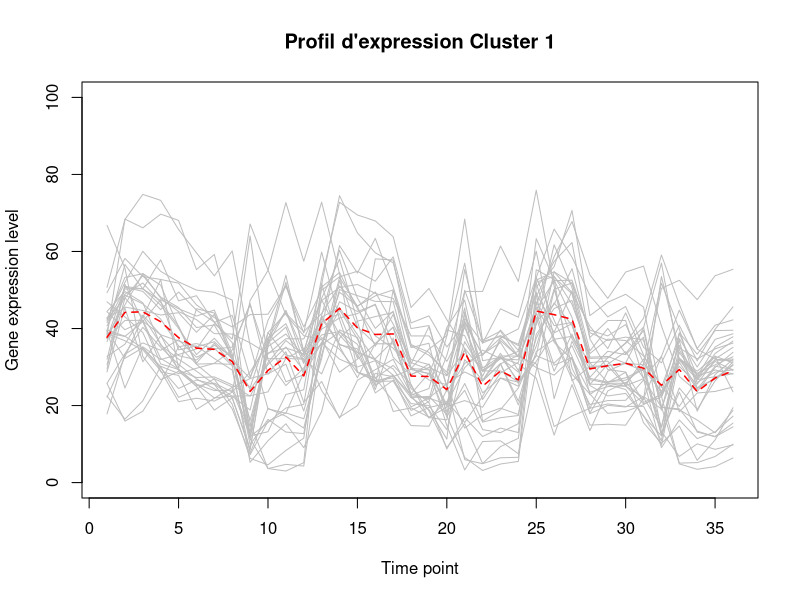
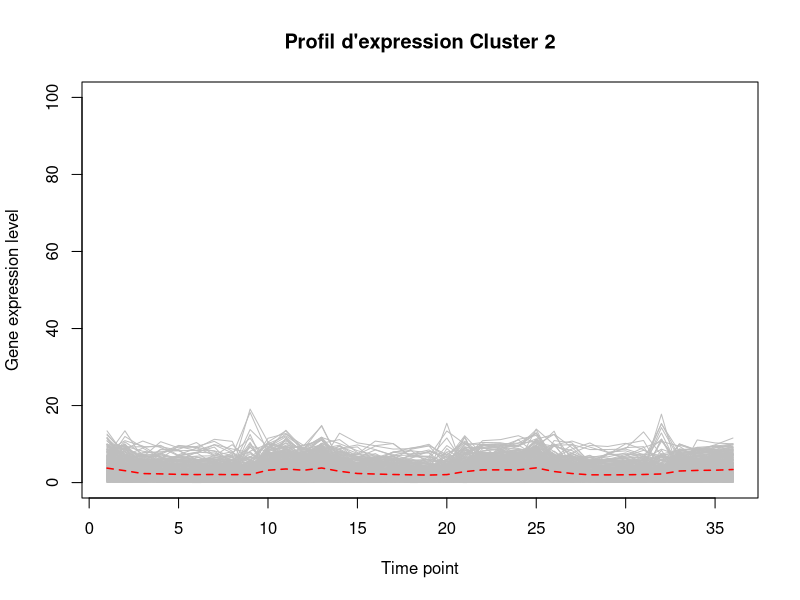
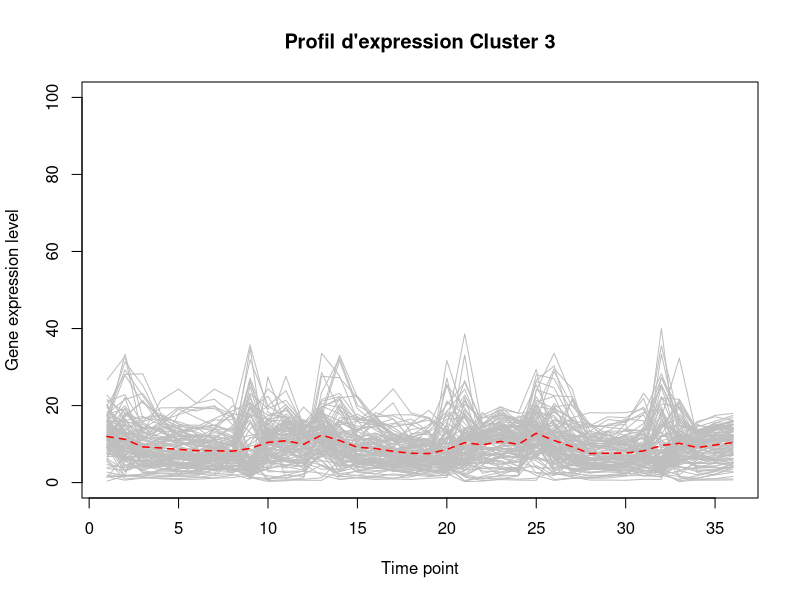
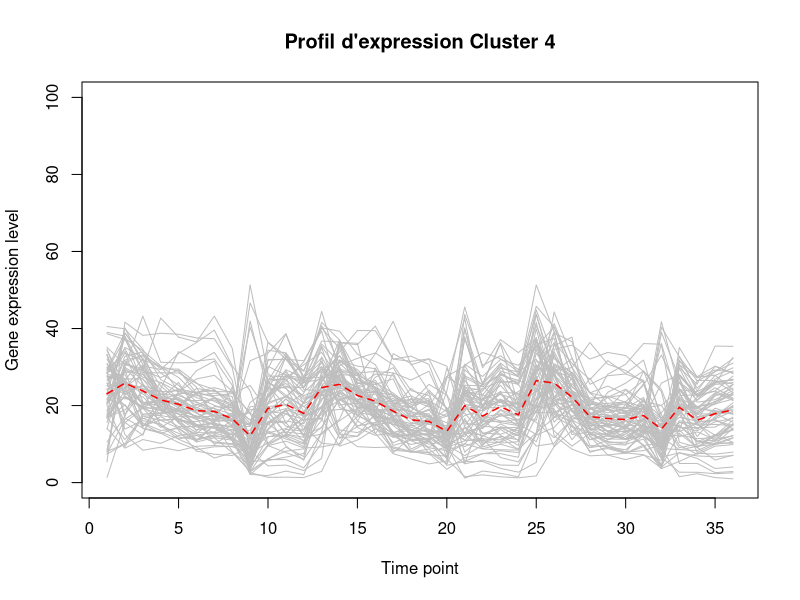
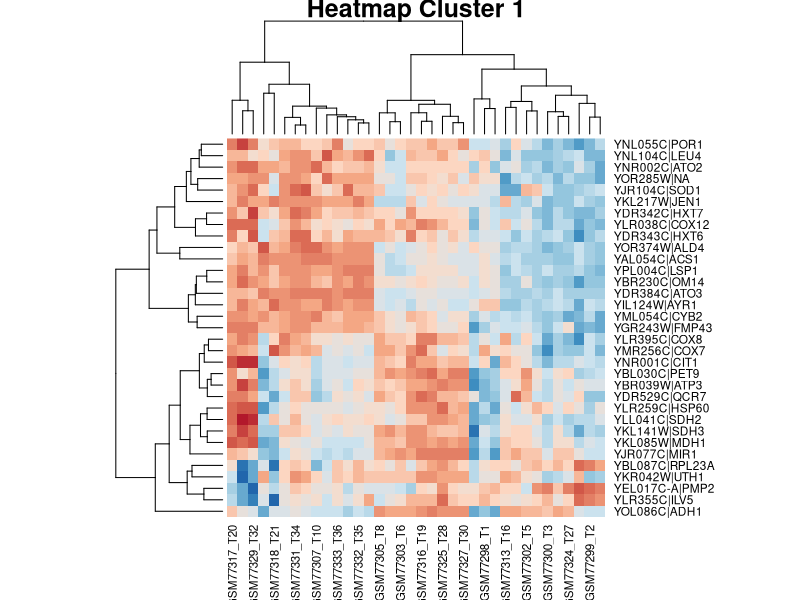
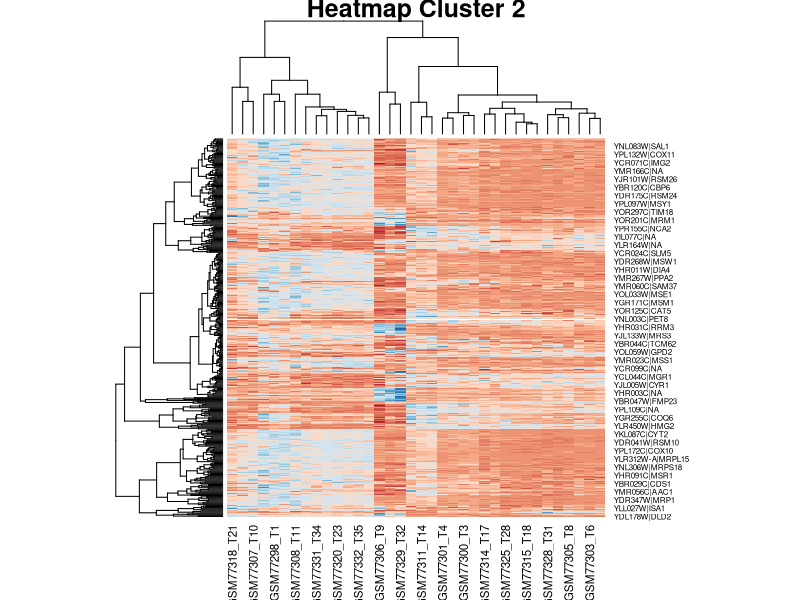
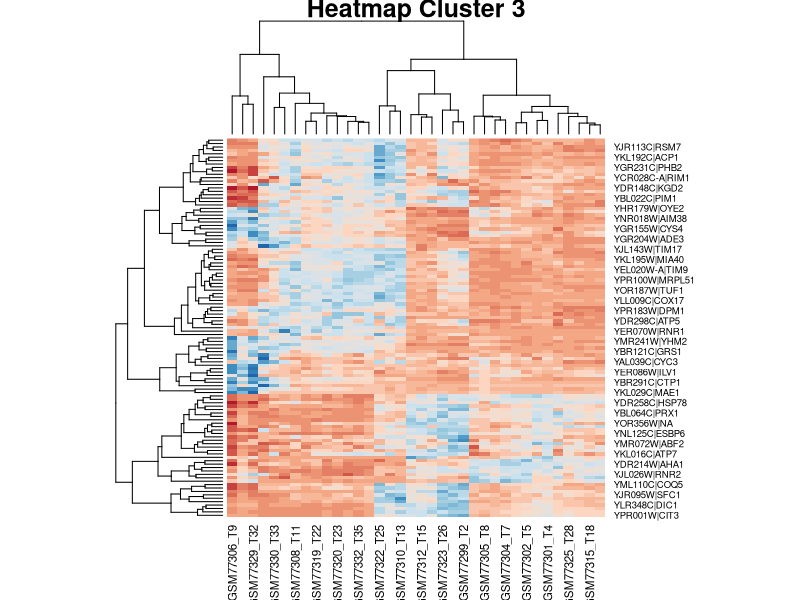
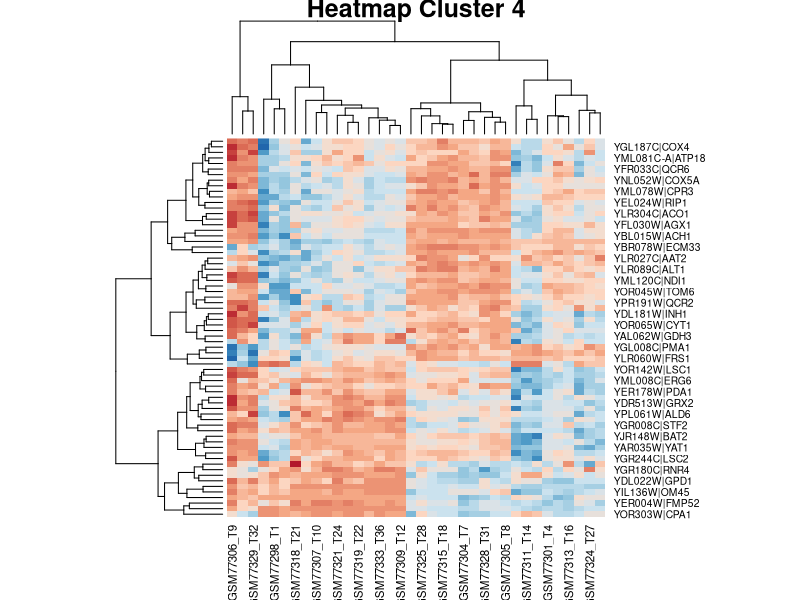

Here is the R script that generated these plots, in order: (Note: this script raises an error after producing the figures.)
## ---- chunk 1
knitr::opts_chunk$set(echo = TRUE)
## ---- chunk 2
####Importation des données####

#Pour utiliser ce script, une table de comptage doit etre utilise

expData <- read.table("Mito_Genes.txt", row.names = 1, sep = "\t", header = T)
if(exists("expData")==FALSE){
  print("Veuillez charger une table de comptage")
}

expData2 <- read.table("Mito_Genes2.txt", row.names = 1, sep = "\t", header = T)
#Matrice avec des NA

####Fonction Gaëlle représentation expression gene####
plotGenes <- function(expData, title = "", yMin = 0, yMax = NULL, meanProfile = TRUE){
  
  # Check function parameters
  if(is.null(yMax)){
    
    print("You must specify a maximal value for Y axis")
    
  }else{
    
    # Representation of the first expression profile
    plot(1:ncol(expData), expData[1,], col = "grey", type = "l",
         ylim = c(floor(yMin), ceiling(yMax)),
         xlab = "Time point", ylab = "Gene expression level",
         main = title)
    
    # Add expression profile for other genes
    for(i in 2:nrow(expData)){
      
      lines(1:ncol(expData), expData[i,], col = "grey")
      
      # end of for()  
    }
    
    # Average expression profile
    if(meanProfile == TRUE){
      expMean = apply(expData, 2, mean)
      lines(1:ncol(expData), expMean, col = "red", 
            lwd = 1.5, lty = "dashed")
    }
    
    # end of else()   
  }
  
  # end of function plotGenes()  
}


#####Condition de la méthode de distance####

#Pour realiser un clustering, il est preferable de creer des matrices de distances. En utilisant une table de comptage, deux choix sont proposés, un calcul de distance euclidienne ou de correlation. 

#Si l'operateur a bien choisi les parametres une matrice de distance est enregistre dans son environnement. Sinon un message specifie les choix possibles

#Creation fonction
Methode_Distance<-function(expData,MetDist="euclidienne"){
#Controle des parametres d'entree  
if(MetDist=="euclidienne"){
#utilisation de la fonction dist pour creer une matrice de distance euclidienne  
  matDist <- dist(expData, method = "euclidean")
  
}else if(MetDist=="correlation"){
#cor() permet de creer une matrice de correlation pour la convertir en matrice de distance, les valeurs doivent etre positives et le tableau transpose t()  
  matDist <- as.dist(1 - cor(t(expData)))
  
}else{
  print("Veuillez choisir une méthode de distance : euclidienne ou correlation")
}
  assign("matDist",matDist,envir = parent.frame()) 
}


####Condition de la méthode de clustering####
#Une fois la matrice de distance realise, le clustering pourrait etre realise. Le parametre d'entree doit etre une matrice de distance (meme si la fonction kmeans peut utiliser directement une table de comptage mais qui sera transforme en matrice de distance euclidienne). Pour cette fonction, le nombre de cluster souhaite doit egalement etre renseigne. Deux choix de methode sont possibles, kmeans (parametre par defaut) et clustering hierarchique (HCL). Pour HCL, plusieurs methodes sont possibles (voir hclust()) avec ward.D2 par defaut.

#Si l'operateur a bien choisi les parametres le clustering est enregistre dans son environnement. Sinon un message specifie les choix possibles 

#Creation fonction
Methode_Clustering<-function(matDist,N,MetClust="kmeans",MetClustHier="ward.D2"){
#Controle des parametres d'entree 
  if(MetClust=="kmeans"){
#utilisation de la fonction kmeans  pour un clustering de "k-moyens"   
  resClust <- kmeans(matDist, centers = N)
  
}else if(MetClust=="HCL"){
#utilisation de la fonction hclust() pour le clustering hierarchique  
 resClust <- hclust(matDist, method = MetClustHier)
  
}else{
  print("Veuillez choisir une méthode de clustering : kmeans ou HCL")
}
  assign("resClust",resClust,envir = parent.frame()) 
}

####Création du vecteur de cluster pour le graphique####

#En fonction du choix de la methode de clustering, les sorties de fonctions sont differentes. L'assignation des genes et de leur cluster doit etre stocke dans un vecteur pour pouvoir realiser un graphique. 
#Pour la methode kmeans, la sortie est un objet R et les vecteurs sont contenus dans $cluster.
#Pour la methode HCL, la sortie est un dendogramme. La fonction cutree permet de couper à partir d'un nombre de ramification donnee et donc de cluster.

#Creation fonction
vector_cluster<-function(resClust,N,MetClust="kmeans"){
#Controle des parametres d'entree 
  if(MetClust=="kmeans"){
#recuperation de l'objet cluster  
  Clust <- resClust$cluster
  
}else if(MetClust=="HCL"){
#utilisation de cutree() pour couper le dendogramme et recupere le nombre de cluster souhaite et leurs genes assignes  
  Clust <- cutree(resClust,k=N) 
  
}
  assign("Clust",Clust,envir = parent.frame()) 
}  


####Condition du graphique####

#La fonction graphique va generer deux type de graphique "profil d'expression" (profil) ou heatmap avec la possibilite d'afficher les deux (Both).
#Si ils sont affiche separemment, ces graphiques seront generes par des fonctions classique de R.
#Si les deux graphiques sont affiches, ggplot sera utilise avec la possibilite de sauvegarde du graphique en PNG

#Creation fonction
Graphique<-function(Clust,N,MetGraph="profil",ggsave=FALSE,width=15,height=10){
  library(RColorBrewer)
  #Librarie contenant des couleurs plus sympa pour la heatmap
  library(dplyr)
  #librarie pour manipuler des donnees tidy
  library(tibble)
  #librairie pour modifier des tableau tidy
  library(tidyr)
  #librairie pour mettre en "ordre" sur ggplot
  library(ggplot2)
  #librairie de graphique
  library(gridExtra)
  #librairie pour modifier les grilles de graphiques et d'en contenir sur la meme fenetre
  
  #coul<-colorRampPalette(brewer.pal(8,"PiYG"))(25)

#Controle des parametres d'entree 
  if(MetGraph=="profil"){
  
  #boucle pour generer un graphique par cluster  
  for(i in 1:N){
    cluster <- expData[which(Clust == i),]
    #Utilisation de la fonction graphique de Gaelle
    plotGenes(cluster, yMax = 100,title=paste("Profil d'expression Cluster",i))
  }
  

    }else if(MetGraph=="heatmap"){
      
        for(i in 1:N){
          cluster <- expData[which(Clust == i),]
          #utilisation de la fonction heatmap() avec une palette de couleur
          heatmap(as.matrix(cluster),main=paste("Heatmap Cluster",i),col=colorRampPalette(brewer.pal(8,"RdBu"))(25))
        }
      
    }else if(MetGraph=="Both"){

      for(i in 1:N){
        cluster <- expData[which(Clust == i),]
        tidydata<-cluster %>%
          #Donner un nom à la colonne contenant les noms de lignes
          rownames_to_column() %>%
          #transformer le tableau en tidy a partir de la colonne 2
          pivot_longer(c(2:ncol(.)))%>%
          #grouper les noms de gene entre eux
          group_by(name) %>%
          #creer une nouvelle colonne avec un numero pour chaque nom de gene (necessaire pour certains types de                graphique avec des variables continus)
          mutate(group_id = cur_group_id())
      
        #Creation d'une variable avec le graphique de type profil d'expressions car en cas d'utilisation de ggsave(), l'aperçu du graphique n'apparait pas
        #geom_line permet de voir les profils d'expressions
        Profil<-ggplot(tidydata,aes(group_id,value))+geom_line(aes(group=rowname),color="grey")+
        #stat_summary affiche la moyenne des profls
        stat_summary(aes(y = value,group=1), fun=mean, colour="red", geom="line",group=1,linetype="dashed")+
        #le theme doit être modifier en retirant les valeurs de certains axes pour plus de lisibilté
        theme(axis.text.x=element_blank(),axis.ticks.x=element_blank(),plot.title = element_text(hjust = 0.5),panel.grid.major = element_blank(), panel.grid.minor = element_blank())+
        #Ajout du titre et nom des axes
        xlab("Time point")+ ylab("Gene expression level")+  ggtitle(paste("Expression Profile Cluster ",i))+
        #Permet aux axes du graphiques de rester dans des valeurs positives
        scale_x_continuous(expand = c(0, 0), limits = c(NA,NA))
      
        #Creation d'une variable avec le graphique de type heatmap car en cas d'utilisation de ggsave(), l'aperçu du graphique n'apparait pas
        #geom_tile permet une heatmap
        Heat<-ggplot(tidydata,aes(name,rowname,fill=value))+geom_tile()+
         #Ajout du nom des axes  
        xlab("Time point")+ ylab("Gene expression level")+
        #le theme doit être modifier en retirant les valeurs de certains axes pour plus de lisibilté
        theme(axis.text.x=element_blank(),axis.ticks.x=element_blank())+
        #Evite l'overlapping du noms des variables sur les axes.  
        scale_y_discrete(guide = guide_axis(check.overlap = TRUE))
      
      
      Graph<-grid.arrange(Profil,Heat,ncol=2,nrow=1)
      
      if(ggsave==TRUE){
        
        ggsave(paste("Cluster",i,".png"),Graph,width=width,height=height)
        
      }
      }
    }else{
  print("Veuillez choisir un type de graphique : profil ou heatmap")
}
}


##### Fonction Main the big ONE #####

#la fonction BigOne va permettre de faire appel a toutes les fonctions precedemments en partant d'une matrice de comptage et un nombre de cluster 

BigOne<-function(expData,N,MetDist="euclidienne",MetClust="kmeans",MetGraph="profil",MetClustHier="ward.D2",ggsave=FALSE){
  Methode_Distance(expData,MetDist=MetDist)
  Methode_Clustering(matDist,N=N,MetClust=MetClust,MetClustHier=MetClustHier)
  vector_cluster(resClust,N=N,MetClust=MetClust)
  Graphique(Clust,N=N,MetGraph=MetGraph,ggsave=ggsave)
}

##### Fonction Main the big ONE v2 #####

#la fonction v2 va faire appel a BigOne mais en ajouter une option de correction si des NA sont presents dans la matrice.
#En cas de NA, un menu sera affiche pour demander si l'utilisateur veut corriger sa matrice.
#Si une ligne comprend plus de 80% de NA, elle sera supprimee et l'utilisateur sera informé du numero de ligne correspondant. 
#Si la ligne comprend moins de 80%, la methode des plus proches voisins sera utilisee par la fonction knn() du package VIM.
#la fonction knn() semble gourmande et donc desactive dans ce script (fonctionne sur les PC du DU).

BigOnev2<-function(expData,N,MetDist="euclidienne",MetClust="kmeans",MetGraph="profil",MetClustHier="ward.D2",ggsave=FALSE){  
SumNA<-sum(is.na(expData))
  
  if (SumNA>1){
    #la fonction menu() va demander a l'utilisateur si il souhaite corriger sa matrice. L'option graphics va permettre d'aificher une boite de dialoue dans une nouvelle fenetre Windows.
    Correction<-menu(c("Oui", "Non","La réponse D"), graphics=FALSE,title=paste("NA", "détecté(s) dans la matrice, voulez-vous la corriger ?"))
        if(Correction==1){
        expData80percentNA<-nrow(expData[rowSums((is.na(expData)))/ncol(expData) >= 0.8,])
        if(expData80percentNA>=1){
          print("les lignes suivantes contennant plus de 80% de NA vont être supprimées")
          print(paste(which((rowSums((is.na(expData)))/ncol(expData)) >= 0.8) ))
          expData<-expData[rowSums((is.na(expData)))/ncol(expData) <= 0.8,]
          
        }
        
      library(VIM)
      # imputation grâce la méthode des kNN :
      #expData<-kNN(expData)
      print("TABERNACLE! La matrice est corrigée, la fonction BigOne va débuter.")
      BigOne(expData,N,MetDist="euclidienne",MetClust="kmeans",MetGraph="profil",MetClustHier="ward.D2",ggsave=FALSE)
    }
    else if(Correction==3){
      print("Satané Pancake") 
    }
    else{
      print("La matrice doit être corrigé avant de continuer")
    }
  }else{
    BigOne(expData,N,MetDist="euclidienne",MetClust="kmeans",MetGraph="profil",MetClustHier="ward.D2",ggsave=FALSE)
  }
  
}

## ---- chunk 3

Methode_Distance(expData)
## ---- chunk 4
Methode_Clustering(matDist,4)
vector_cluster(resClust,4)
head(Clust)
## ---- chunk 5
Graphique(Clust,4)
## ---- chunk 6
Graphique(Clust,4,MetGraph = "heatmap")
## ---- chunk 7
Graphique(Clust,4,MetGraph = "Both")
## ---- chunk 8
BigOne(expData,8,MetDist = "correlation",MetClust = "HCL",MetGraph = "heatmap")
## ---- chunk 9
BigOnev2(expData2,4)
